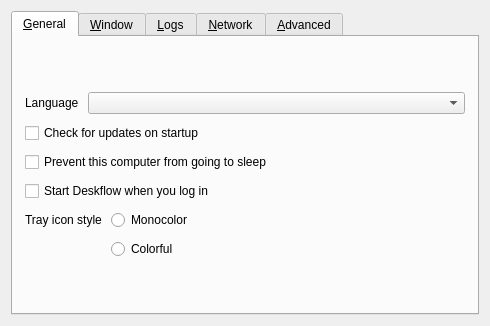
<?xml version="1.0" encoding="UTF-8"?>
<ui version="4.0">
 <class>SettingsDialog</class>
 <widget class="QDialog" name="SettingsDialog">
  <property name="geometry">
   <rect>
    <x>0</x>
    <y>0</y>
    <width>490</width>
    <height>326</height>
   </rect>
  </property>
  <property name="sizePolicy">
   <sizepolicy hsizetype="Maximum" vsizetype="Maximum">
    <horstretch>0</horstretch>
    <verstretch>0</verstretch>
   </sizepolicy>
  </property>
  <property name="windowTitle">
   <string>Preferences</string>
  </property>
  <property name="modal">
   <bool>true</bool>
  </property>
  <layout class="QVBoxLayout" name="verticalLayout_3">
   <item>
    <widget class="QTabWidget" name="tabWidget">
     <widget class="QWidget" name="tabGeneral">
      <attribute name="title">
       <string>&amp;General</string>
      </attribute>
      <layout class="QVBoxLayout" name="verticalLayout_6">
       <property name="spacing">
        <number>9</number>
       </property>
       <property name="leftMargin">
        <number>12</number>
       </property>
       <property name="topMargin">
        <number>12</number>
       </property>
       <property name="rightMargin">
        <number>12</number>
       </property>
       <property name="bottomMargin">
        <number>12</number>
       </property>
       <item>
        <spacer name="verticalSpacer_6">
         <property name="orientation">
          <enum>Qt::Orientation::Vertical</enum>
         </property>
         <property name="sizeHint" stdset="0">
          <size>
           <width>20</width>
           <height>0</height>
          </size>
         </property>
        </spacer>
       </item>
       <item>
        <layout class="QHBoxLayout" name="horizontalLayout_3">
         <item>
          <widget class="QLabel" name="lblLanguage">
           <property name="sizePolicy">
            <sizepolicy hsizetype="Maximum" vsizetype="Preferred">
             <horstretch>0</horstretch>
             <verstretch>0</verstretch>
            </sizepolicy>
           </property>
           <property name="text">
            <string>Language</string>
           </property>
          </widget>
         </item>
         <item>
          <widget class="QComboBox" name="comboLanguage"/>
         </item>
        </layout>
       </item>
       <item>
        <widget class="QCheckBox" name="cbAutoUpdate">
         <property name="text">
          <string>Check for updates on startup</string>
         </property>
        </widget>
       </item>
       <item>
        <widget class="QCheckBox" name="cbPreventSleep">
         <property name="text">
          <string>Prevent this computer from going to sleep</string>
         </property>
        </widget>
       </item>
       <item>
        <widget class="QCheckBox" name="cbLaunchAtLogin">
         <property name="text">
          <string>Start Deskflow when you log in</string>
         </property>
        </widget>
       </item>
       <item>
        <layout class="QFormLayout" name="formLayout">
         <item row="1" column="1">
          <widget class="QRadioButton" name="rbIconColorful">
           <property name="text">
            <string>Colorful</string>
           </property>
          </widget>
         </item>
         <item row="0" column="1">
          <widget class="QRadioButton" name="rbIconMono">
           <property name="text">
            <string>Monocolor</string>
           </property>
          </widget>
         </item>
         <item row="0" column="0">
          <widget class="QLabel" name="lblTrayIconStyle">
           <property name="text">
            <string>Tray icon style</string>
           </property>
          </widget>
         </item>
        </layout>
       </item>
       <item>
        <spacer name="verticalSpacer_3">
         <property name="orientation">
          <enum>Qt::Orientation::Vertical</enum>
         </property>
         <property name="sizeHint" stdset="0">
          <size>
           <width>20</width>
           <height>0</height>
          </size>
         </property>
        </spacer>
       </item>
      </layout>
     </widget>
     <widget class="QWidget" name="tabWindow">
      <attribute name="title">
       <string>&amp;Window</string>
      </attribute>
      <layout class="QVBoxLayout" name="verticalLayout_14">
       <property name="spacing">
        <number>9</number>
       </property>
       <property name="leftMargin">
        <number>12</number>
       </property>
       <property name="topMargin">
        <number>12</number>
       </property>
       <property name="rightMargin">
        <number>12</number>
       </property>
       <property name="bottomMargin">
        <number>12</number>
       </property>
       <item>
        <spacer name="verticalSpacer_7">
         <property name="orientation">
          <enum>Qt::Orientation::Vertical</enum>
         </property>
         <property name="sizeHint" stdset="0">
          <size>
           <width>20</width>
           <height>0</height>
          </size>
         </property>
        </spacer>
       </item>
       <item>
        <layout class="QFormLayout" name="formLayout_2">
         <property name="labelAlignment">
          <set>Qt::AlignmentFlag::AlignRight|Qt::AlignmentFlag::AlignTrailing|Qt::AlignmentFlag::AlignVCenter</set>
         </property>
         <item row="0" column="0">
          <widget class="QLabel" name="label_3">
           <property name="text">
            <string>When Deskflow starts at login</string>
           </property>
          </widget>
         </item>
         <item row="0" column="1">
          <widget class="QWidget" name="widget" native="true">
           <layout class="QVBoxLayout" name="verticalLayout_2">
            <item>
             <widget class="QRadioButton" name="rbShowOnStart">
              <property name="text">
               <string>Show the main window</string>
              </property>
             </widget>
            </item>
            <item>
             <widget class="QRadioButton" name="rbAutoHide">
              <property name="text">
               <string>Send to background</string>
              </property>
             </widget>
            </item>
           </layout>
          </widget>
         </item>
         <item row="1" column="0">
          <widget class="QLabel" name="label">
           <property name="text">
            <string>When the main window is closed</string>
           </property>
           <property name="alignment">
            <set>Qt::AlignmentFlag::AlignRight|Qt::AlignmentFlag::AlignTrailing|Qt::AlignmentFlag::AlignVCenter</set>
           </property>
          </widget>
         </item>
         <item row="1" column="1">
          <widget class="QWidget" name="widget_2" native="true">
           <layout class="QVBoxLayout" name="verticalLayout_13">
            <item>
             <widget class="QRadioButton" name="rbExitOnClose">
              <property name="text">
               <string>Exit</string>
              </property>
             </widget>
            </item>
            <item>
             <widget class="QRadioButton" name="rbCloseToTray">
              <property name="text">
               <string>Send to background</string>
              </property>
             </widget>
            </item>
           </layout>
          </widget>
         </item>
        </layout>
       </item>
       <item>
        <widget class="QCheckBox" name="cbShowVersion">
         <property name="text">
          <string>Include version in the window title</string>
         </property>
        </widget>
       </item>
       <item>
        <spacer name="verticalSpacer_11">
         <property name="orientation">
          <enum>Qt::Orientation::Vertical</enum>
         </property>
         <property name="sizeHint" stdset="0">
          <size>
           <width>20</width>
           <height>0</height>
          </size>
         </property>
        </spacer>
       </item>
      </layout>
     </widget>
     <widget class="QWidget" name="tabLog">
      <attribute name="title">
       <string>&amp;Logs</string>
      </attribute>
      <layout class="QVBoxLayout" name="verticalLayout">
       <property name="spacing">
        <number>9</number>
       </property>
       <property name="leftMargin">
        <number>12</number>
       </property>
       <property name="topMargin">
        <number>12</number>
       </property>
       <property name="rightMargin">
        <number>12</number>
       </property>
       <property name="bottomMargin">
        <number>12</number>
       </property>
       <item>
        <spacer name="verticalSpacer_8">
         <property name="orientation">
          <enum>Qt::Orientation::Vertical</enum>
         </property>
         <property name="sizeHint" stdset="0">
          <size>
           <width>20</width>
           <height>0</height>
          </size>
         </property>
        </spacer>
       </item>
       <item>
        <layout class="QHBoxLayout" name="horizontalLayout_4">
         <item>
          <widget class="QLabel" name="lblLogLevel">
           <property name="sizePolicy">
            <sizepolicy hsizetype="Maximum" vsizetype="Fixed">
             <horstretch>0</horstretch>
             <verstretch>0</verstretch>
            </sizepolicy>
           </property>
           <property name="text">
            <string>Level</string>
           </property>
          </widget>
         </item>
         <item>
          <widget class="QComboBox" name="comboLogLevel"/>
         </item>
        </layout>
       </item>
       <item>
        <widget class="QLabel" name="lblDebugWarning">
         <property name="text">
          <string>Using a log level higher than Info may affect performance.</string>
         </property>
         <property name="wordWrap">
          <bool>true</bool>
         </property>
        </widget>
       </item>
       <item>
        <widget class="QGroupBox" name="groupLogToFile">
         <property name="title">
          <string>Log to file</string>
         </property>
         <property name="checkable">
          <bool>true</bool>
         </property>
         <layout class="QHBoxLayout" name="horizontalLayout_2">
          <item>
           <widget class="QWidget" name="widgetLogFilename" native="true">
            <property name="sizePolicy">
             <sizepolicy hsizetype="Preferred" vsizetype="Maximum">
              <horstretch>0</horstretch>
              <verstretch>0</verstretch>
             </sizepolicy>
            </property>
            <layout class="QHBoxLayout" name="_4">
             <property name="spacing">
              <number>3</number>
             </property>
             <property name="leftMargin">
              <number>0</number>
             </property>
             <property name="topMargin">
              <number>0</number>
             </property>
             <property name="rightMargin">
              <number>0</number>
             </property>
             <property name="bottomMargin">
              <number>0</number>
             </property>
             <item>
              <widget class="QLabel" name="labelLogPath">
               <property name="sizePolicy">
                <sizepolicy hsizetype="Preferred" vsizetype="Fixed">
                 <horstretch>0</horstretch>
                 <verstretch>0</verstretch>
                </sizepolicy>
               </property>
               <property name="text">
                <string>Log path</string>
               </property>
              </widget>
             </item>
             <item>
              <spacer name="horizontalSpacer_7">
               <property name="orientation">
                <enum>Qt::Orientation::Horizontal</enum>
               </property>
               <property name="sizeType">
                <enum>QSizePolicy::Policy::Minimum</enum>
               </property>
               <property name="sizeHint" stdset="0">
                <size>
                 <width>17</width>
                 <height>25</height>
                </size>
               </property>
              </spacer>
             </item>
             <item>
              <widget class="QLineEdit" name="lineLogFilename">
               <property name="enabled">
                <bool>true</bool>
               </property>
               <property name="sizePolicy">
                <sizepolicy hsizetype="Expanding" vsizetype="Fixed">
                 <horstretch>0</horstretch>
                 <verstretch>0</verstretch>
                </sizepolicy>
               </property>
              </widget>
             </item>
             <item>
              <widget class="QPushButton" name="btnBrowseLog">
               <property name="enabled">
                <bool>true</bool>
               </property>
               <property name="cursor">
                <cursorShape>PointingHandCursor</cursorShape>
               </property>
               <property name="text">
                <string/>
               </property>
               <property name="icon">
                <iconset theme="QIcon::ThemeIcon::DocumentOpen"/>
               </property>
               <property name="flat">
                <bool>true</bool>
               </property>
              </widget>
             </item>
            </layout>
           </widget>
          </item>
         </layout>
        </widget>
       </item>
       <item>
        <widget class="QCheckBox" name="cbGuiDebug">
         <property name="text">
          <string>Enable GUI debug messages</string>
         </property>
        </widget>
       </item>
       <item>
        <spacer name="verticalSpacer_4">
         <property name="orientation">
          <enum>Qt::Orientation::Vertical</enum>
         </property>
         <property name="sizeHint" stdset="0">
          <size>
           <width>20</width>
           <height>0</height>
          </size>
         </property>
        </spacer>
       </item>
      </layout>
     </widget>
     <widget class="QWidget" name="tabNetwork">
      <attribute name="title">
       <string>&amp;Network</string>
      </attribute>
      <layout class="QVBoxLayout" name="verticalLayout_7">
       <property name="spacing">
        <number>9</number>
       </property>
       <property name="leftMargin">
        <number>12</number>
       </property>
       <property name="topMargin">
        <number>12</number>
       </property>
       <property name="rightMargin">
        <number>12</number>
       </property>
       <property name="bottomMargin">
        <number>12</number>
       </property>
       <item>
        <spacer name="verticalSpacer_9">
         <property name="orientation">
          <enum>Qt::Orientation::Vertical</enum>
         </property>
         <property name="sizeHint" stdset="0">
          <size>
           <width>20</width>
           <height>0</height>
          </size>
         </property>
        </spacer>
       </item>
       <item>
        <layout class="QHBoxLayout" name="horizontalLayout">
         <item>
          <widget class="QLabel" name="lblNetworkIp">
           <property name="sizePolicy">
            <sizepolicy hsizetype="Maximum" vsizetype="Fixed">
             <horstretch>0</horstretch>
             <verstretch>0</verstretch>
            </sizepolicy>
           </property>
           <property name="text">
            <string>Network IP</string>
           </property>
          </widget>
         </item>
         <item>
          <widget class="QComboBox" name="comboInterface">
           <property name="sizePolicy">
            <sizepolicy hsizetype="Maximum" vsizetype="Fixed">
             <horstretch>0</horstretch>
             <verstretch>0</verstretch>
            </sizepolicy>
           </property>
           <item>
            <property name="text">
             <string>Automatic</string>
            </property>
           </item>
          </widget>
         </item>
         <item>
          <spacer name="horizontalSpacer">
           <property name="orientation">
            <enum>Qt::Orientation::Horizontal</enum>
           </property>
           <property name="sizeType">
            <enum>QSizePolicy::Policy::Expanding</enum>
           </property>
           <property name="sizeHint" stdset="0">
            <size>
             <width>25</width>
             <height>20</height>
            </size>
           </property>
          </spacer>
         </item>
        </layout>
       </item>
       <item>
        <layout class="QHBoxLayout" name="horizontalLayout_6">
         <item>
          <widget class="QLabel" name="lblPort">
           <property name="sizePolicy">
            <sizepolicy hsizetype="Maximum" vsizetype="Fixed">
             <horstretch>0</horstretch>
             <verstretch>0</verstretch>
            </sizepolicy>
           </property>
           <property name="text">
            <string>Port</string>
           </property>
          </widget>
         </item>
         <item>
          <widget class="QSpinBox" name="sbPort">
           <property name="enabled">
            <bool>true</bool>
           </property>
           <property name="sizePolicy">
            <sizepolicy hsizetype="Maximum" vsizetype="Fixed">
             <horstretch>0</horstretch>
             <verstretch>0</verstretch>
            </sizepolicy>
           </property>
           <property name="maximum">
            <number>65535</number>
           </property>
           <property name="value">
            <number>24800</number>
           </property>
          </widget>
         </item>
         <item>
          <spacer name="horizontalSpacer_3">
           <property name="orientation">
            <enum>Qt::Orientation::Horizontal</enum>
           </property>
           <property name="sizeHint" stdset="0">
            <size>
             <width>40</width>
             <height>20</height>
            </size>
           </property>
          </spacer>
         </item>
        </layout>
       </item>
       <item>
        <widget class="QGroupBox" name="groupSecurity">
         <property name="sizePolicy">
          <sizepolicy hsizetype="Preferred" vsizetype="Maximum">
           <horstretch>0</horstretch>
           <verstretch>0</verstretch>
          </sizepolicy>
         </property>
         <property name="title">
          <string>Enable TLS Encryption</string>
         </property>
         <property name="checkable">
          <bool>true</bool>
         </property>
         <property name="checked">
          <bool>false</bool>
         </property>
         <layout class="QVBoxLayout" name="_11">
          <item>
           <widget class="QWidget" name="widgetTlsCert" native="true">
            <layout class="QHBoxLayout" name="_12">
             <property name="leftMargin">
              <number>0</number>
             </property>
             <property name="topMargin">
              <number>0</number>
             </property>
             <property name="rightMargin">
              <number>0</number>
             </property>
             <property name="bottomMargin">
              <number>0</number>
             </property>
             <item>
              <widget class="QLabel" name="lblTlsCertInfo">
               <property name="text">
                <string notr="true"/>
               </property>
              </widget>
             </item>
             <item>
              <widget class="QLabel" name="lblTlsCert">
               <property name="sizePolicy">
                <sizepolicy hsizetype="Preferred" vsizetype="Fixed">
                 <horstretch>0</horstretch>
                 <verstretch>0</verstretch>
                </sizepolicy>
               </property>
               <property name="text">
                <string>Certificate</string>
               </property>
              </widget>
             </item>
             <item>
              <widget class="QLineEdit" name="lineTlsCertPath">
               <property name="minimumSize">
                <size>
                 <width>0</width>
                 <height>0</height>
                </size>
               </property>
              </widget>
             </item>
             <item>
              <widget class="QPushButton" name="btnTlsCertPath">
               <property name="cursor">
                <cursorShape>PointingHandCursor</cursorShape>
               </property>
               <property name="text">
                <string/>
               </property>
               <property name="icon">
                <iconset theme="QIcon::ThemeIcon::DocumentOpen"/>
               </property>
               <property name="flat">
                <bool>true</bool>
               </property>
              </widget>
             </item>
            </layout>
           </widget>
          </item>
          <item>
           <layout class="QHBoxLayout" name="horizontalLayout_5">
            <property name="topMargin">
             <number>0</number>
            </property>
            <item>
             <widget class="QLabel" name="lblTlsKeyLength">
              <property name="sizePolicy">
               <sizepolicy hsizetype="Preferred" vsizetype="Fixed">
                <horstretch>0</horstretch>
                <verstretch>0</verstretch>
               </sizepolicy>
              </property>
              <property name="text">
               <string>Key length</string>
              </property>
             </widget>
            </item>
            <item>
             <widget class="QComboBox" name="comboTlsKeyLength">
              <item>
               <property name="text">
                <string notr="true">2048</string>
               </property>
              </item>
              <item>
               <property name="text">
                <string notr="true">4096</string>
               </property>
              </item>
             </widget>
            </item>
            <item>
             <spacer name="horizontalSpacer_2">
              <property name="orientation">
               <enum>Qt::Orientation::Horizontal</enum>
              </property>
              <property name="sizeHint" stdset="0">
               <size>
                <width>40</width>
                <height>20</height>
               </size>
              </property>
             </spacer>
            </item>
            <item>
             <widget class="QPushButton" name="btnTlsRegenCert">
              <property name="text">
               <string>Regenerate certificate</string>
              </property>
              <property name="icon">
               <iconset theme="QIcon::ThemeIcon::ViewRefresh"/>
              </property>
             </widget>
            </item>
           </layout>
          </item>
          <item>
           <widget class="QCheckBox" name="cbRequireClientCert">
            <property name="text">
             <string>Require client certificates</string>
            </property>
           </widget>
          </item>
          <item>
           <spacer name="verticalSpacer_2">
            <property name="orientation">
             <enum>Qt::Orientation::Vertical</enum>
            </property>
            <property name="sizeHint" stdset="0">
             <size>
              <width>20</width>
              <height>0</height>
             </size>
            </property>
           </spacer>
          </item>
         </layout>
        </widget>
       </item>
       <item>
        <spacer name="verticalSpacer_5">
         <property name="orientation">
          <enum>Qt::Orientation::Vertical</enum>
         </property>
         <property name="sizeHint" stdset="0">
          <size>
           <width>20</width>
           <height>0</height>
          </size>
         </property>
        </spacer>
       </item>
      </layout>
     </widget>
     <widget class="QWidget" name="tabAdvanced">
      <attribute name="title">
       <string>&amp;Advanced</string>
      </attribute>
      <layout class="QVBoxLayout" name="verticalLayout_4">
       <property name="spacing">
        <number>9</number>
       </property>
       <property name="leftMargin">
        <number>12</number>
       </property>
       <property name="topMargin">
        <number>12</number>
       </property>
       <property name="rightMargin">
        <number>12</number>
       </property>
       <property name="bottomMargin">
        <number>12</number>
       </property>
       <item>
        <spacer name="verticalSpacer_10">
         <property name="orientation">
          <enum>Qt::Orientation::Vertical</enum>
         </property>
         <property name="sizeHint" stdset="0">
          <size>
           <width>20</width>
           <height>0</height>
          </size>
         </property>
        </spacer>
       </item>
       <item>
        <widget class="QGroupBox" name="groupService">
         <property name="enabled">
          <bool>true</bool>
         </property>
         <property name="title">
          <string>Use background service (daemon)</string>
         </property>
         <property name="checkable">
          <bool>true</bool>
         </property>
         <property name="checked">
          <bool>false</bool>
         </property>
         <layout class="QGridLayout" name="_6">
          <item row="1" column="0">
           <widget class="QCheckBox" name="cbElevateDaemon">
            <property name="text">
             <string>Always run as system (work at login screen and UAC)</string>
            </property>
            <property name="autoExclusive">
             <bool>false</bool>
            </property>
           </widget>
          </item>
         </layout>
        </widget>
       </item>
       <item>
        <layout class="QFormLayout" name="formLayout_3">
         <property name="fieldGrowthPolicy">
          <enum>QFormLayout::FieldGrowthPolicy::ExpandingFieldsGrow</enum>
         </property>
         <property name="rowWrapPolicy">
          <enum>QFormLayout::RowWrapPolicy::DontWrapRows</enum>
         </property>
         <property name="labelAlignment">
          <set>Qt::AlignmentFlag::AlignLeading|Qt::AlignmentFlag::AlignLeft|Qt::AlignmentFlag::AlignVCenter</set>
         </property>
         <property name="formAlignment">
          <set>Qt::AlignmentFlag::AlignHCenter|Qt::AlignmentFlag::AlignTop</set>
         </property>
         <item row="0" column="0">
          <widget class="QCheckBox" name="cbRunEnterCommand">
           <property name="text">
            <string>Run command on enter</string>
           </property>
          </widget>
         </item>
         <item row="0" column="1">
          <widget class="QLineEdit" name="lineCommandEnter"/>
         </item>
         <item row="1" column="0">
          <widget class="QCheckBox" name="cbRunExitCommand">
           <property name="text">
            <string>Run command on exit</string>
           </property>
          </widget>
         </item>
         <item row="1" column="1">
          <widget class="QLineEdit" name="lineCommandExit"/>
         </item>
        </layout>
       </item>
       <item>
        <spacer name="verticalSpacer">
         <property name="orientation">
          <enum>Qt::Orientation::Vertical</enum>
         </property>
         <property name="sizeHint" stdset="0">
          <size>
           <width>20</width>
           <height>0</height>
          </size>
         </property>
        </spacer>
       </item>
       <item>
        <widget class="QPushButton" name="btnClearAllSettings">
         <property name="text">
          <string>Remove all settings</string>
         </property>
        </widget>
       </item>
      </layout>
     </widget>
    </widget>
   </item>
  </layout>
 </widget>
 <resources/>
 <connections/>
</ui>
